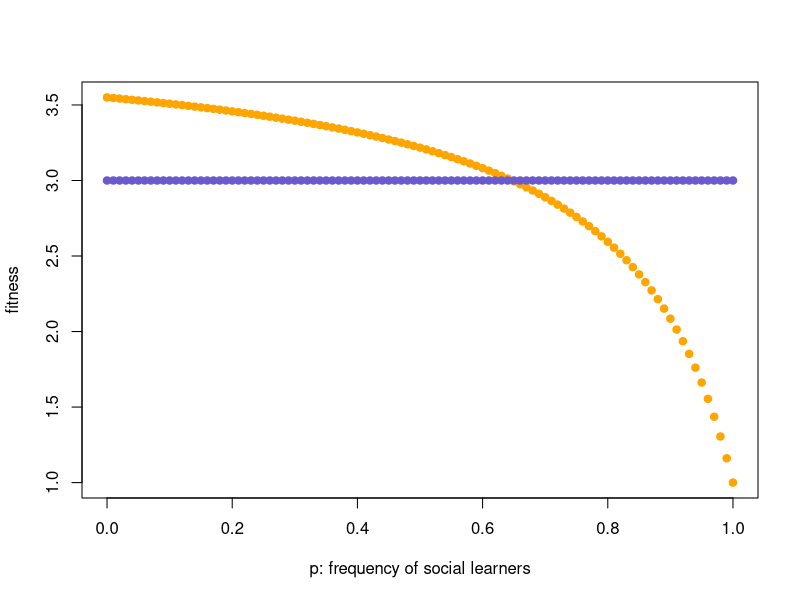
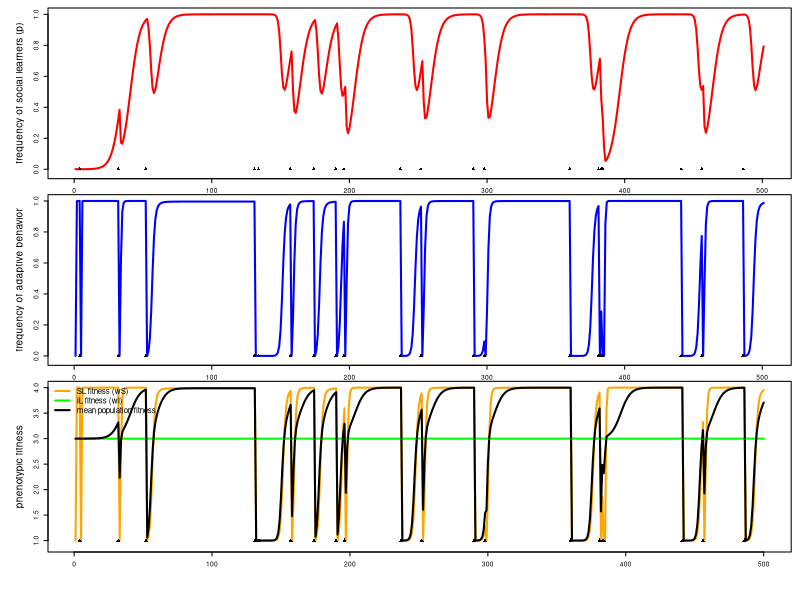

Write the R code that produced these figures, in order.
## ---- chunk 1
knitr::opts_chunk$set(echo = TRUE)
## ---- chunk 2
b <- 3
c <- 1
w0 <- 1
u <- 0.15
p_seq <- seq(from=0 , to=1 , by=0.01)
wI <- wS <- rep (NA , length(p_seq) )

for( i in 1:length(p_seq) ){
  Qbar <- (1-u)*(1-p_seq[i]) / ( 1 - p_seq[i]*(1-u))
  wI[i] <- w0 + b - c
  wS[i] <- w0 + b*Qbar
}
plot(wS ~ p_seq , pch=19 , col="orange" , ylab="fitness" , xlab="p: frequency of social learners")
points(wI ~ p_seq ,  pch=19 , col="slateblue" )
## ---- chunk 3
#set initial parameter conditions
w0 <- 1 #baseline fitness
b <- 3 #benefit of adaptive behavior
c <- 1 #cost of social learning
U <- 0.05 #probability of environmental change
#s <- 0.9 #success of innovation
timesteps <- 500
#wI <- w0 + b - c
## ---- chunk 4
#containers for values
q <- p <- u <-  rep(0,timesteps + 1 )
wS <- wI  <- wPOP <-  rep(0,timesteps )

#calculate phat from empirical model
#phat <- (1-U*s*b/c)/(1-U) #equilibrium values for frequency of social learners
phat <- (1-U*b/c)/(1-U) #equilibrium values for frequency of social learners

#set starting conditions
q[1] <- 0 
p[1] <- phat 
p[1] <- 0.001 
u[1] <- 0

#begin simulation
for (t in 1:timesteps){
  #wI[t] <- w0 + s*b - c #fitness individual learners
  wI[t] <- w0 + b - c #fitness individual learners
  wS[t] <- w0 + b*q[t] #fitness of social learners
  wPOP[t] <- wI[t]*(1-p[t]) + wS[t]*p[t] #population mean fitness
  #q[t+1] <- (1-u[t])*( (1-p[t])*s + p[t]*q[t]) + u[t]*0 #frequecncy of adaptive behavior
    q[t+1] <- (1-u[t])*( (1-p[t]) + p[t]*q[t]) + u[t]*0 #frequecncy of adaptive behavior
  p[t+1] <- p[t]*wS[t]/(p[t]*wS[t] + (1-p[t])*wI) #frequecny of social learners
  u[t+1] <- rbinom(n=1,prob=U,size=1) #sample environment changing in next gen, if 0 all SL behav maladaptive
}
## ---- chunk 5

par(mfrow = c(3, 1) )
par(cex = 0.4)
par(oma = c(4,2,1,1) )
par(mar = c(2,4,0,0.1) )

plot( p ~ c(1:(timesteps + 1) ) , ylim=c(-0.02,1) , pch=19 , col="white" , ylab="frequency of social learners (p)" , cex.lab=1.5)
lines( (1:(timesteps +1)) , p , col="red", lty=1, lwd=2)
points(  seq(0:timesteps) , (u-1) , pch=17)

plot( q ~ c(1:(timesteps + 1) ) , ylim=c(-0.02,1) , pch=19 , col="white" , ylab="frequency of adaptive behavior" , cex.lab=1.5)
lines( (1:(timesteps +1)) , q , col="blue", lty=1, lwd=2)
points(  seq(0:timesteps) , (u-1) , pch=17)

plot( wS ~ c(1:(timesteps) ) , ylim=c(0.9,b+w0) , pch=19 , col="white" , ylab="phenotypic fitness" , cex.lab=1.5)
lines( c(1:timesteps) , wS , col="orange", lty=1, lwd=2)
lines( c(1:timesteps ) , wI , col="green", lty=1, lwd=2)
lines( c(1:timesteps ) , wPOP , col="black", lty=1, lwd=2)
legend("topleft", legend=c("SL fitness (wS)", "IL fitness (wI)", "mean population fitness"),
       col=c("orange", "green" , "black"), lty=1, cex=1.2 , lw=2 , bty="n")
points(  seq(0:timesteps) , (u) , pch=17)

##Have class show that phat in simulation is the same as phat in equation
##Show invasion conditions of SL via simulation (when they can and can't invade)
##Show invasion conditions of IL via simulation (where they can and can't invade)


